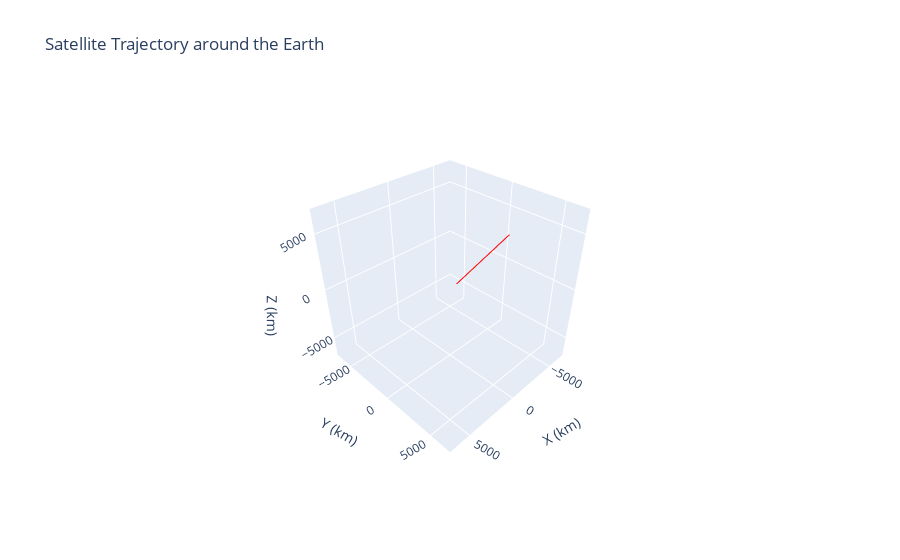

Notebook code for this chart:
### Code cell
fig = go.Figure()

# Generate a sphere (Earth)
phi = np.linspace(0, 2 * np.pi, 100)
theta = np.linspace(0, np.pi, 100)
phi, theta = np.meshgrid(phi, theta)
x = earth_radius * np.sin(theta) * np.cos(phi)
y = earth_radius * np.sin(theta) * np.sin(phi)
z = earth_radius * np.cos(theta)

# Plot Earth
fig.add_trace(go.Surface(x=x, y=y, z=z, colorscale='Blues', opacity=0.6, showscale=False))

# Plot Satellite Path
fig.add_trace(go.Scatter3d(x=R, y=Y, z=Z, mode='lines', line=dict(color='red', width=2)))

fig.update_layout(
    title="Satellite Trajectory around the Earth",
    scene=dict(
        xaxis=dict(nticks=4, range=[-7000, 7000], title='X (km)'),
        yaxis=dict(nticks=4, range=[-7000, 7000], title='Y (km)'),
        zaxis=dict(nticks=4, range=[-7000, 7000], title='Z (km)'),
        aspectratio=dict(x=1, y=1, z=1),
        aspectmode='manual'
    ),
    scene_camera=dict(
        eye=dict(x=1.5, y=1.5, z=1.5)
    )
)

fig.show()

### Figure 1 — Plotly figure (JSON) as saved in the notebook; plotly's stock layout.template omitted (floating-point values rounded to 4 significant figures; data arrays with more than 128 entries replaced by an {"elided": "..."} marker saying what was removed)
{"data": [{"colorscale": [[0, "rgb(247,251,255)"], [0.125, "rgb(222,235,247)"], [0.25, "rgb(198,219,239)"], [0.375, "rgb(158,202,225)"], [0.5, "rgb(107,174,214)"], [0.625, "rgb(66,146,198)"], [0.75, "rgb(33,113,181)"], [0.875, "rgb(8,81,156)"], [1, "rgb(8,48,107)"]], "opacity": 0.6, "showscale": false, "type": "surface", "x": {"elided": "100x100 float values"}, "y": {"elided": "100x100 float values"}, "z": {"elided": "100x100 float values"}}, {"line": {"color": "red", "width": 2}, "mode": "lines", "type": "scatter3d", "x": {"elided": "10772 float values"}, "y": {"elided": "10772 float values"}, "z": {"elided": "10772 float values"}}], "layout": {"scene": {"aspectmode": "manual", "aspectratio": {"x": 1, "y": 1, "z": 1}, "camera": {"eye": {"x": 1.5, "y": 1.5, "z": 1.5}}, "xaxis": {"nticks": 4, "range": [-7000, 7000], "title": {"text": "X (km)"}}, "yaxis": {"nticks": 4, "range": [-7000, 7000], "title": {"text": "Y (km)"}}, "zaxis": {"nticks": 4, "range": [-7000, 7000], "title": {"text": "Z (km)"}}}, "title": {"text": "Satellite Trajectory around the Earth"}}}
